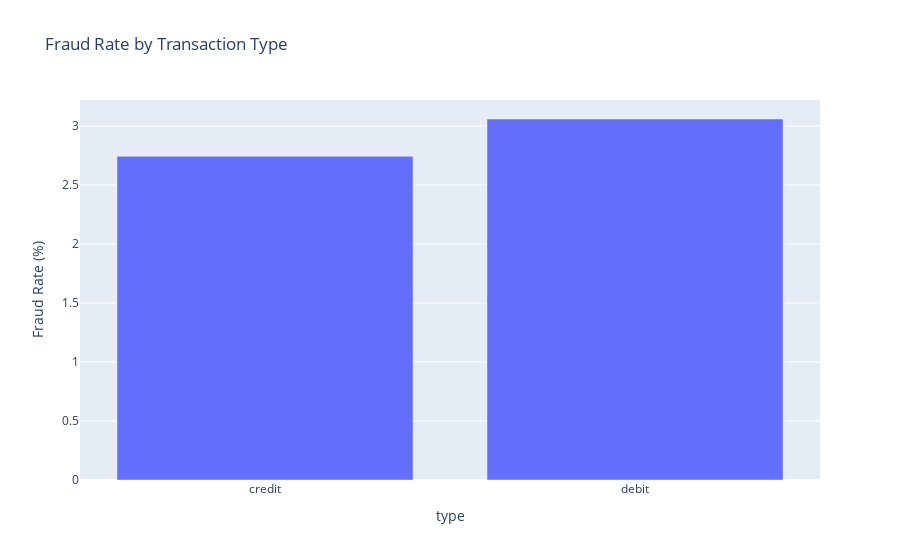

The code cell stored with this chart in its notebook:
### Markdown cell above
### Fraud by Transaction Type

### Code cell
import plotly.express as px

fraud_type = tx_full.groupby('type')['is_fraud'].agg(['sum', 'count'])
fraud_type['fraud_rate_pct'] = (fraud_type['sum'] / fraud_type['count']) * 100
fraud_type = fraud_type.reset_index()

fig = px.bar(fraud_type, x='type', y='fraud_rate_pct',
             title='Fraud Rate by Transaction Type',
             labels={'fraud_rate_pct': 'Fraud Rate (%)'})
fig.show()

### Figure 1 — Plotly figure (JSON) as saved in the notebook; plotly's stock layout.template omitted (floating-point values rounded to 4 significant figures)
{"data": [{"alignmentgroup": "True", "hovertemplate": "type=%{x}<br>Fraud Rate (%)=%{y}<extra></extra>", "legendgroup": "", "marker": {"color": "#636efa", "pattern": {"shape": ""}}, "name": "", "offsetgroup": "", "orientation": "v", "showlegend": false, "textposition": "auto", "type": "bar", "x": ["credit", "debit"], "xaxis": "x", "y": [2.744, 3.06], "yaxis": "y"}], "layout": {"barmode": "relative", "legend": {"tracegroupgap": 0}, "title": {"text": "Fraud Rate by Transaction Type"}, "xaxis": {"anchor": "y", "domain": [0, 1], "title": {"text": "type"}}, "yaxis": {"anchor": "x", "domain": [0, 1], "title": {"text": "Fraud Rate (%)"}}}}
